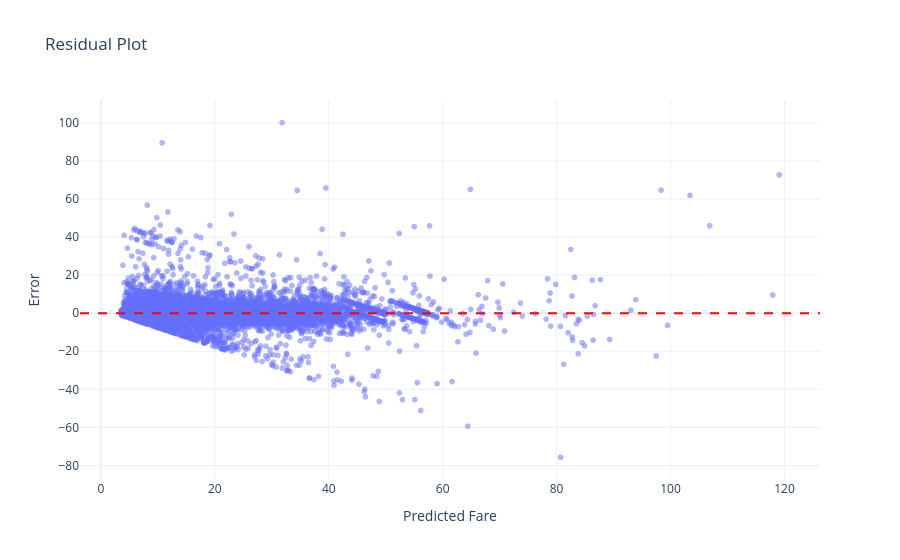

Notebook code cell kept with this figure:
### Code cell
fig = px.scatter(
    comparison,
    x="Predicted Fare",
    y="Error",
    opacity=0.5,
    title="Residual Plot",
    template="plotly_white"
)

fig.add_hline(
    y=0,
    line_dash="dash",
    line_color="red"
)

fig.show()

### Figure 1 — Plotly figure (JSON) as saved in the notebook; plotly's stock layout.template omitted (floating-point values rounded to 4 significant figures; data arrays with more than 128 entries replaced by an {"elided": "..."} marker saying what was removed)
{"data": [{"hovertemplate": "Predicted Fare=%{x}<br>Error=%{y}<extra></extra>", "legendgroup": "", "marker": {"color": "#636efa", "opacity": 0.5, "symbol": "circle"}, "mode": "markers", "name": "", "showlegend": false, "type": "scattergl", "x": {"elided": "39067 float values"}, "xaxis": "x", "y": {"elided": "39067 float values"}, "yaxis": "y"}], "layout": {"legend": {"tracegroupgap": 0}, "shapes": [{"line": {"color": "red", "dash": "dash"}, "type": "line", "x0": 0, "x1": 1, "xref": "x domain", "y0": 0, "y1": 0, "yref": "y"}], "title": {"text": "Residual Plot"}, "xaxis": {"anchor": "y", "domain": [0, 1], "title": {"text": "Predicted Fare"}}, "yaxis": {"anchor": "x", "domain": [0, 1], "title": {"text": "Error"}}}}
